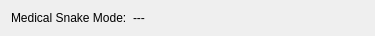
<?xml version="1.0" encoding="UTF-8"?>
<ui version="4.0">
 <class>ModeDisplay</class>
 <widget class="QWidget" name="ModeDisplay">
  <property name="geometry">
   <rect>
    <x>0</x>
    <y>0</y>
    <width>375</width>
    <height>36</height>
   </rect>
  </property>
  <property name="windowTitle">
   <string>Form</string>
  </property>
  <layout class="QVBoxLayout" name="verticalLayout">
   <item>
    <layout class="QFormLayout" name="formLayout">
     <item row="0" column="0">
      <widget class="QLabel" name="chatter_lbl">
       <property name="text">
        <string>Medical Snake Mode:</string>
       </property>
      </widget>
     </item>
     <item row="0" column="1">
      <widget class="QLabel" name="chatter">
       <property name="text">
        <string>---</string>
       </property>
      </widget>
     </item>
    </layout>
   </item>
  </layout>
 </widget>
 <resources/>
 <connections/>
</ui>
